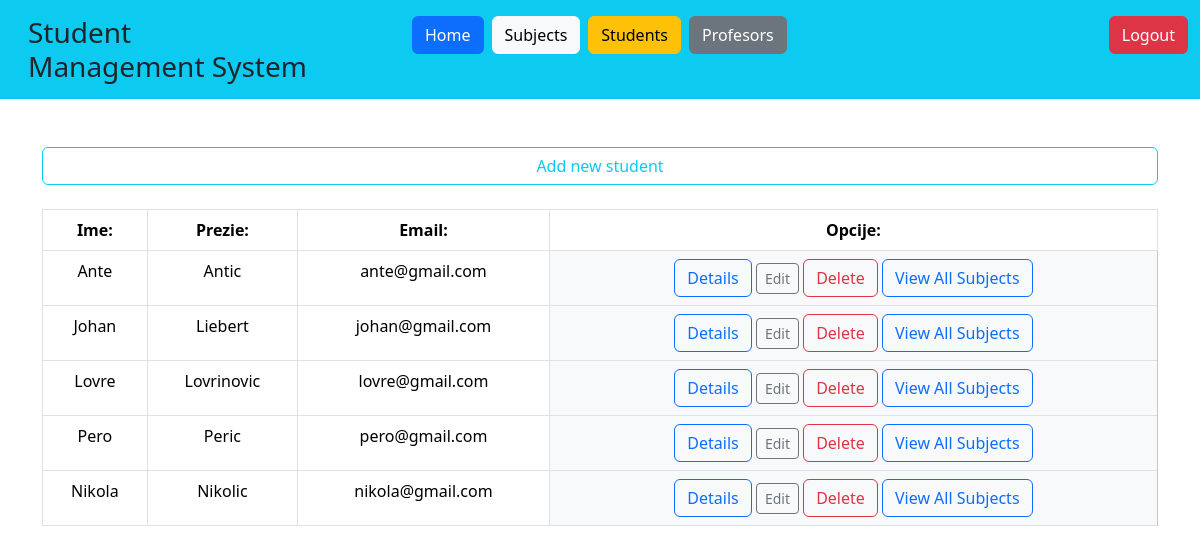
Screenshot of /students/ (signed in) with the database file from the repository.
### student_managment_system/models.py (models this page shows, shortened)
class Korisnik(AbstractUser):
    STATUS = (('none', 'None'), ('izv', 'izvanredni student'), ('red', 'redovni student'))
    status = models.CharField(max_length=50, choices=STATUS)
    uloga = models.ForeignKey(Uloga, on_delete=models.SET_NULL, null=True, related_name = 'korisnici')

### student_managment_system/decorators.py (the view)
    def wrap(*args, **kwargs):
        if args[0].user.uloga.name == "administrator":
            return function(*args, **kwargs)
        else:
            return redirect('home')

### student_managment_system/views.py (called while the page is built)
@login_required
@administrator_required
def students_view(request):
    all_students = Korisnik.objects.filter(uloga__name='student')
    return render(request, 'students/students.html', {'students': all_students})

### student_managment_system/templates/students/students.html
{% extends 'base/base.html' %}
{% load static %}
{% block 'body' %}
<a href="{% url 'student_add' %}" class="btn btn-outline-info mb-4">Add new student</a>
<table class="table table-hover table-bordered">
    <thead class="bg-primary">
        <tr>
            <th scope="col" class="text-center">Ime: </th>
            <th scope="col" class="text-center">Prezie: </th>
            <th scope="col" class="text-center">Email: </th>
            <th class="text-center">Opcije: </th>
        </tr>
    </thead>
    <tbody>
        {% for student in students %}
        <tr>
            <td scope="row" class="text-center">{{student.first_name}}</td>
            <td scope="row" class="text-center">{{student.last_name}}</td>
            <td scope="row" class="text-center">{{student.username}}</td>
            <td class="text-center table-light">
                <a href="{% url 'student_information' id=student.id %}" type="button" class="btn btn-outline-primary">Details</a>
                <a href="{% url 'student_edit' id=student.id %}" type="button" class="btn btn-sm btn-outline-secondary">Edit</a>
                <a href="{% url 'student_delete_confirmation' id=student.id %}" type="button" class="btn btn-outline-danger">Delete</a>
                <a href="{% url 'student_all_enrolled_subjects' id=student.id %}" type="button" class="btn btn-outline-primary">View All Subjects</a>
            </td>
        </tr>
        {% endfor %}
    </tbody>
</table>
{% endblock %}

### student_managment_system/templates/base/base.html (shortened to what this page needs)
{% load static %}
<!DOCTYPE html>
<html lang="en" class="h-100">
    <head>
        {% load bootstrap5 %}
        {% bootstrap_css %}
    </head>
    <body>
        <header class="container-fluid">
            <div class="row bg-info">
              <div class="col-sm-4">
                    <h3 class="m-3 w-75">Student Management System</h3>
              </div>
                <div class="col">
                    <nav class="navbar navbar-expand-lg navbar-light d-flex">
                        <a href="{% url 'home' %}" class="btn btn-primary mt-2">Home</a>
                        {% if user.is_authenticated %}
                            {% if user.uloga.name == 'administrator' %}
                            <a href="{% url 'subjects' %}" class="btn btn-light mt-2 ms-2">Subjects</a>
                            <a href="{% url 'students' %}" class="btn btn-warning mt-2 ms-2">Students</a>
                            <a href="{% url 'profesors' %}" class="btn btn-secondary mt-2 ms-2">Profesors</a>
                            {% endif %}
                            <a href="{% url 'logout' %}" class="btn btn-danger mt-2 ms-2 ms-auto">Logout</a>
                        {% else %}
                            <a href="{% url 'login' %}" class="btn btn-danger mt-2 ms-auto me-3 ms-auto">Login</a>
                            <a href="{% url 'register' %}" class="btn btn-warning mt-2">Register</a>
                        {% endif %}
                    </nav>
                </div>
            </div>
        </header>
        <main class="mt-5">
        <div class="d-flex flex-column min-vw-auto container">
            {% block 'body' %}
            {% endblock %}
        </div>
        </main>
    </body>
</html>

### rows the page displays
Korisnik: first_name "Ante", last_name "Antic", username "ante@gmail.com"
Korisnik: first_name "Johan", last_name "Liebert", username "johan@gmail.com"
Korisnik: first_name "Lovre", last_name "Lovrinovic", username "lovre@gmail.com"
Korisnik: first_name "Pero", last_name "Peric", username "pero@gmail.com"
Korisnik: first_name "Nikola", last_name "Nikolic", username "nikola@gmail.com"
